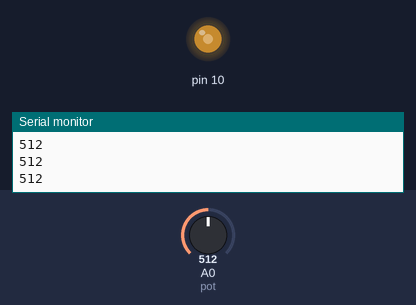
This sketch was run on a simulated Arduino Uno, built with avr-gcc and run on an emulated ATmega328P. Parts: output pins drawn as LEDs (lit = HIGH), the last lines printed to the serial monitor. The test bench sets the inputs (shaded band); at power-on: A0 (pot) = 512.

Above: at 1.2 s.
1.3 s: A0 (pot) set to 716
At 1.6 s:
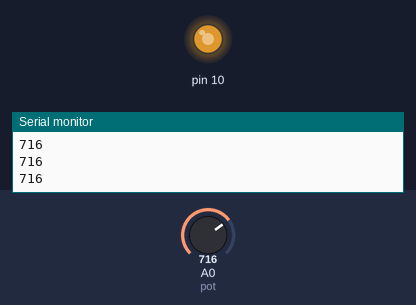
2.8 s: A0 (pot) set to 900
At 4.0 s:
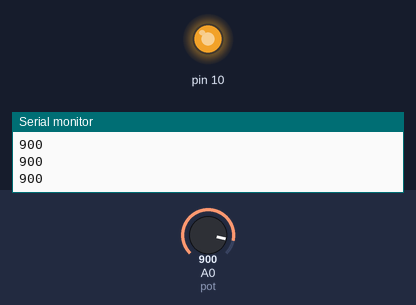
4.3 s: A0 (pot) set to 122
At 5.1 s:
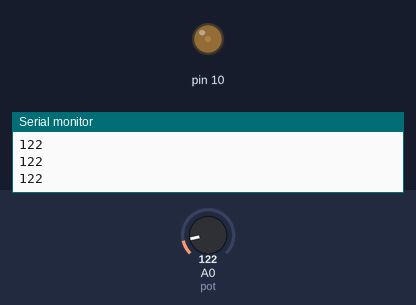
5.8 s: A0 (pot) set to 0
At 6.2 s:
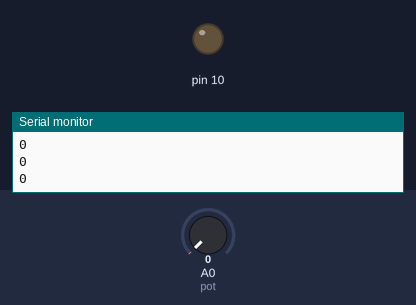
Timing chart, 0 to 8.3 s (numbered marks = the images above; inputs shaded):
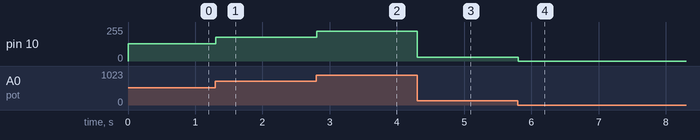

Measured:
- after the input at 1.3 s, pin 10: 128/255 → 179/255 at once
- after the input at 2.8 s, pin 10: 179/255 → 225/255 at once
- after the input at 4.3 s, pin 10: 225/255 → 30/255 at once
- after the input at 5.8 s, pin 10: 30/255 → 0/255 at once

The sketch:

potentiometerlightblinking.ino
```cpp
int pot=A0;
void setup() {
  // put your setup code here, to run
 pinMode(A0,INPUT);
 pinMode(10,OUTPUT);
 Serial.begin(9600);

}

void loop() {
  // put your main code here, to run repeatedly:
   int i =analogRead(pot);
  Serial.println(i);
  // delay(1000);
  analogWrite(10,i/4);
}
```
